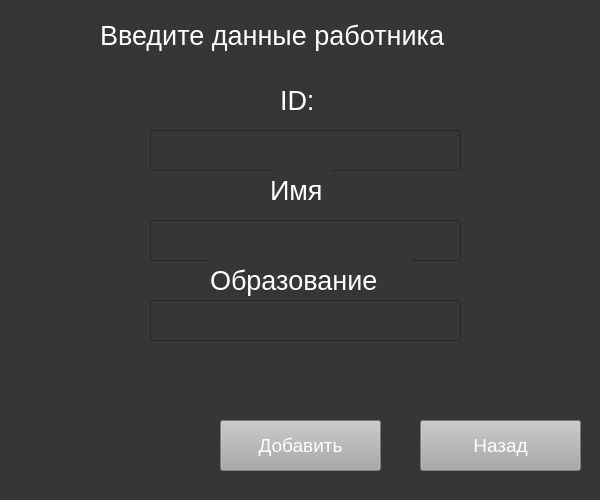
<?xml version="1.0" encoding="UTF-8"?>
<ui version="4.0">
 <class>director</class>
 <widget class="QWidget" name="director">
  <property name="geometry">
   <rect>
    <x>0</x>
    <y>0</y>
    <width>600</width>
    <height>500</height>
   </rect>
  </property>
  <property name="windowTitle">
   <string>Form</string>
  </property>
  <property name="styleSheet">
   <string notr="true">background-color: rgb(54,54,54)</string>
  </property>
  <widget class="QLabel" name="label">
   <property name="geometry">
    <rect>
     <x>100</x>
     <y>0</y>
     <width>411</width>
     <height>71</height>
    </rect>
   </property>
   <property name="styleSheet">
    <string notr="true">color:rgb(255,255,255);
font-size:20pt</string>
   </property>
   <property name="text">
    <string>Введите данные работника</string>
   </property>
  </widget>
  <widget class="QLineEdit" name="id">
   <property name="geometry">
    <rect>
     <x>150</x>
     <y>130</y>
     <width>311</width>
     <height>41</height>
    </rect>
   </property>
   <property name="styleSheet">
    <string notr="true">font-size:14pt;
color:rgb(243,243,243)</string>
   </property>
  </widget>
  <widget class="QLineEdit" name="name">
   <property name="geometry">
    <rect>
     <x>150</x>
     <y>220</y>
     <width>311</width>
     <height>41</height>
    </rect>
   </property>
   <property name="styleSheet">
    <string notr="true">font-size:14pt;
color:rgb(243,243,243)</string>
   </property>
  </widget>
  <widget class="QPushButton" name="exit">
   <property name="geometry">
    <rect>
     <x>420</x>
     <y>420</y>
     <width>161</width>
     <height>51</height>
    </rect>
   </property>
   <property name="styleSheet">
    <string notr="true">background-color:rgb(167,168,167);
font-size:14pt;
color:rgb(255,255,255)</string>
   </property>
   <property name="text">
    <string>Назад</string>
   </property>
  </widget>
  <widget class="QPushButton" name="add_button">
   <property name="geometry">
    <rect>
     <x>220</x>
     <y>420</y>
     <width>161</width>
     <height>51</height>
    </rect>
   </property>
   <property name="styleSheet">
    <string notr="true">background-color:rgb(167,168,167);
font-size:14pt;
color:rgb(255,255,255)</string>
   </property>
   <property name="text">
    <string>Добавить</string>
   </property>
  </widget>
  <widget class="QLabel" name="label_2">
   <property name="geometry">
    <rect>
     <x>280</x>
     <y>80</y>
     <width>51</width>
     <height>41</height>
    </rect>
   </property>
   <property name="styleSheet">
    <string notr="true">color:rgb(255,255,255);
font-size:20pt</string>
   </property>
   <property name="text">
    <string>ID:</string>
   </property>
  </widget>
  <widget class="QLabel" name="label_3">
   <property name="geometry">
    <rect>
     <x>270</x>
     <y>170</y>
     <width>61</width>
     <height>41</height>
    </rect>
   </property>
   <property name="styleSheet">
    <string notr="true">color:rgb(255,255,255);
font-size:20pt</string>
   </property>
   <property name="text">
    <string>Имя</string>
   </property>
  </widget>
  <widget class="QLabel" name="message_label">
   <property name="geometry">
    <rect>
     <x>150</x>
     <y>350</y>
     <width>311</width>
     <height>51</height>
    </rect>
   </property>
   <property name="styleSheet">
    <string notr="true">color:rgb(255,255,255);
font-size:16pt</string>
   </property>
   <property name="text">
    <string/>
   </property>
  </widget>
  <widget class="QLabel" name="label_4">
   <property name="geometry">
    <rect>
     <x>210</x>
     <y>260</y>
     <width>201</width>
     <height>41</height>
    </rect>
   </property>
   <property name="styleSheet">
    <string notr="true">color:rgb(255,255,255);
font-size:20pt</string>
   </property>
   <property name="text">
    <string>Образование</string>
   </property>
  </widget>
  <widget class="QLineEdit" name="education">
   <property name="geometry">
    <rect>
     <x>150</x>
     <y>300</y>
     <width>311</width>
     <height>41</height>
    </rect>
   </property>
   <property name="styleSheet">
    <string notr="true">font-size:14pt;
color:rgb(243,243,243)</string>
   </property>
  </widget>
 </widget>
 <resources/>
 <connections/>
</ui>
